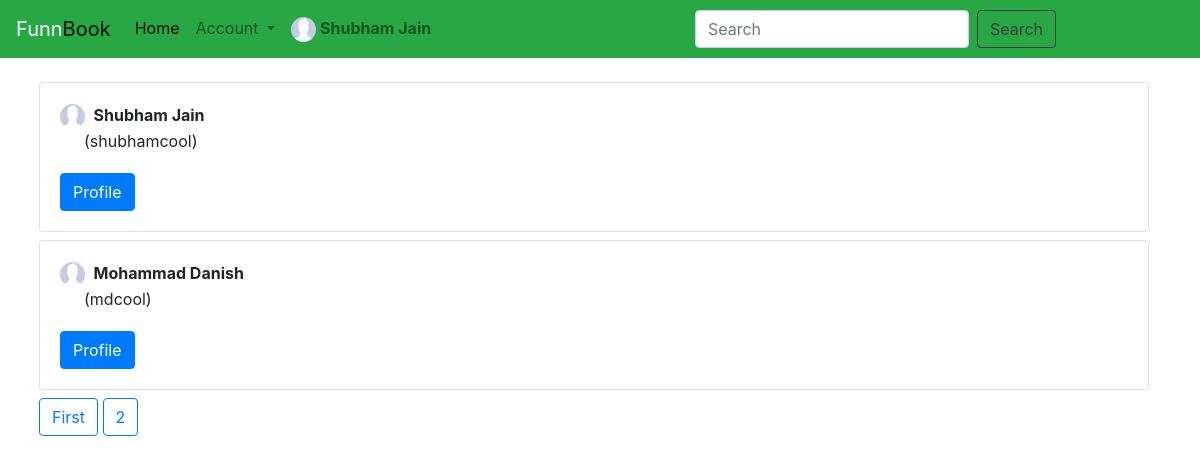
The app's page /userpage/search/ (signed in) with its own data.
### UserPage/models.py (models this page shows, shortened)
class Profile(models.Model):
	user = models.ForeignKey(User,on_delete=models.CASCADE)
	userImage = models.ImageField(upload_to='media',default='media/profile.jpeg')
	bio = models.CharField(max_length=200,default='',blank=True)
	connection = models.CharField(max_length=100,default='',blank=True)
	follower = models.IntegerField(default=0)
	following = models.IntegerField(default=0)

### UserPage/views.py (the view)
# urls.py: path('search/', Search_User.as_view() ,name="search_user"),
class Search_User(ListView):
	model = User
	template_name = "userpage/searchuser.html"
	paginate_by = 2
	def get_queryset(self):
		search = self.request.GET.get("search","")
		queryset = User.objects.filter(username__icontains=search)
		userProfile = []
		for i in queryset:
			userProfile.append(Profile.objects.filter(user=i.id))
		return list(zip(queryset,userProfile))
	def get_context_data(self, **kwargs):
		activeUser = Profile.objects.get(user=self.request.user)
		context = super(Search_User,self).get_context_data(**kwargs)
		context['user'] = activeUser
		return context

### AccountApp/templates/userpage/searchuser.html (shortened to what this page needs)
{% extends 'account/base.html' %}
{% block body %}
<div class="container my-4 mx-4">
    {% if not object_list %}
    <h1>No Search Results</h1>
    {% else %}
        {% for user,userInfo in object_list %}
        {% for uimage in userInfo %}
            <div class="card my-2">
                <div class="card-body">
                    <div>
                        <img src="{{uimage.userImage.url}}" class="img-circle rounded-circle" width="25px" height="25px" alt="profilePic"><span class="ml-1">
                        <span class="font-weight-bold">{{user.first_name}} {{user.last_name}}</span>
                        <p class="ml-4">({{user.username}})</p>
                    </div>
                    <a type="button" name="button" class="btn btn-primary mt-1" role="button" href="{% url 'userprofile' user.username  %}" >Profile</a>
                </div>
            </div>
            {% endfor %}
        {% endfor %}
    {% endif %}
    {% if is_paginated %}
        <a href="?page=1" role="button" class="btn btn-outline-primary">First</a>
        {% if page_obj.has_next %}
            <a href="?page={{ page_obj.next_page_number }}" role="button" class="btn btn-outline-primary">{{ page_obj.next_page_number }}</a>
        {% endif %}
    {% endif %}
{% endblock body %}

### AccountApp/templates/account/base.html (shortened to what this page needs)
<!doctype html>
<html lang="en">
<head>
  <link rel="stylesheet" href="https://maxcdn.bootstrapcdn.com/bootstrap/4.0.0/css/bootstrap.min.css"
>
</head>
<nav class="navbar navbar-expand-lg navbar-light bg-success text-white">
  <a class="navbar-brand" href="/account/"><span class="text-white">Funn</span>Book</a>
  <div class="collapse navbar-collapse" id="navbarSupportedContent">
    <ul class="navbar-nav mr-auto">
      <li class="nav-item active">
        <a class="nav-link" href="/account/">Home <span class="sr-only">(current)</span></a>
      </li>
      <li class="nav-item dropdown">
        <a class="nav-link dropdown-toggle" href="#" id="navbarDropdown" role="button" data-toggle="dropdown" aria-haspopup="true" aria-expanded="false">
          Account
        </a>
      </li>
      <li class="nav-item">
        {% if not request.user.is_anonymous %}
          <a class="nav-link" href="{% url 'userprofile' request.user %}"><img src="{{user.userImage.url}}" class="img-circle rounded-circle" width="25px" height="25px" alt="profilePic"><span class="ml-1 font-weight-bold">{{request.user.first_name}} {{request.user.last_name}}</a>
        {% endif %}
      </li>
    </ul>
    <form class="form-inline my-2 my-lg-0 mx-auto" action="/userpage/search/" method="get">
      <input class="form-control mr-sm-2" type="search" placeholder="Search" aria-label="Search" name="search" id="search">
      <button class="btn btn-outline-dark my-2 my-sm-0" type="submit" id="submit">Search</button>
    </form>
  </div>
</nav>
<body>
    {% block body %}{% endblock %}
</body>
</html>

### records on screen
Profile: userImage (placeholder picture)
Profile: userImage (placeholder picture)

### other values on screen
{{ request.user.first_name }} "Shubham"
{{ request.user.last_name }} "Jain"
{{ user.first_name }} "Shubham"
{{ user.last_name }} "Jain"
{{ user.username }} "shubhamcool"
{{ user.first_name }} "Mohammad"
{{ user.last_name }} "Danish"
{{ user.username }} "mdcool"
{{ page_obj.next_page_number }} "2"
